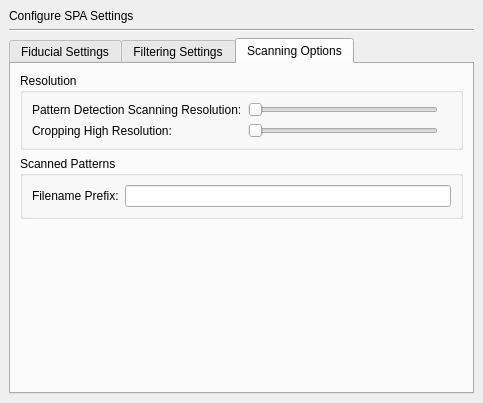
<?xml version="1.0" encoding="UTF-8"?>
<ui version="4.0">
 <class>SettingsDialogSPA</class>
 <widget class="QWidget" name="SettingsDialogSPA">
  <property name="geometry">
   <rect>
    <x>0</x>
    <y>0</y>
    <width>483</width>
    <height>403</height>
   </rect>
  </property>
  <property name="windowTitle">
   <string>Form</string>
  </property>
  <layout class="QVBoxLayout">
   <property name="spacing">
    <number>6</number>
   </property>
   <property name="margin">
    <number>9</number>
   </property>
   <item>
    <widget class="QLabel" name="label">
     <property name="text">
      <string>Configure SPA Settings</string>
     </property>
     <property name="alignment">
      <set>Qt::AlignLeading|Qt::AlignLeft|Qt::AlignVCenter</set>
     </property>
    </widget>
   </item>
   <item>
    <widget class="Line" name="line">
     <property name="orientation">
      <enum>Qt::Horizontal</enum>
     </property>
    </widget>
   </item>
   <item>
    <widget class="QTabWidget" name="filteringTab">
     <property name="currentIndex">
      <number>2</number>
     </property>
     <widget class="QWidget" name="tab_3">
      <attribute name="title">
       <string>Fiducial Settings</string>
      </attribute>
      <layout class="QGridLayout" name="gridLayout_5">
       <item row="0" column="0">
        <layout class="QGridLayout" name="gridLayout_4">
         <item row="0" column="0">
          <widget class="QGroupBox" name="groupBox">
           <property name="title">
            <string>Pattern Details Details</string>
           </property>
           <layout class="QVBoxLayout">
            <property name="spacing">
             <number>6</number>
            </property>
            <property name="margin">
             <number>9</number>
            </property>
            <item>
             <layout class="QGridLayout" name="gridLayout">
              <item row="0" column="0">
               <widget class="QLabel" name="label_2">
                <property name="text">
                 <string>Distance to top Chip Fiducials:</string>
                </property>
               </widget>
              </item>
              <item row="1" column="0">
               <widget class="QLabel" name="label_3">
                <property name="text">
                 <string>Distance to buttom Chip Fiducials</string>
                </property>
               </widget>
              </item>
              <item row="2" column="0">
               <widget class="QLabel" name="label_4">
                <property name="text">
                 <string>Distance to Inner Fiducials</string>
                </property>
               </widget>
              </item>
              <item row="3" column="0">
               <widget class="QLabel" name="label_5">
                <property name="text">
                 <string>Binary zero square size:</string>
                </property>
               </widget>
              </item>
              <item row="4" column="0">
               <widget class="QLabel" name="label_6">
                <property name="text">
                 <string>Binary one square size:</string>
                </property>
               </widget>
              </item>
              <item row="5" column="0">
               <widget class="QLabel" name="label_7">
                <property name="text">
                 <string>Distance between Chip Fiducial Squares:</string>
                </property>
               </widget>
              </item>
              <item row="6" column="0">
               <widget class="QLabel" name="label_9">
                <property name="text">
                 <string>Distance between Inner Fiducial Squares:</string>
                </property>
               </widget>
              </item>
              <item row="0" column="1">
               <widget class="QSpinBox" name="dist2TopChipFids">
                <property name="enabled">
                 <bool>false</bool>
                </property>
                <property name="maximum">
                 <number>200</number>
                </property>
                <property name="value">
                 <number>110</number>
                </property>
               </widget>
              </item>
              <item row="1" column="1">
               <widget class="QSpinBox" name="dist2ButtomChipFids">
                <property name="enabled">
                 <bool>false</bool>
                </property>
                <property name="maximum">
                 <number>200</number>
                </property>
                <property name="value">
                 <number>110</number>
                </property>
               </widget>
              </item>
              <item row="2" column="1">
               <widget class="QSpinBox" name="dist2InnerFids">
                <property name="enabled">
                 <bool>false</bool>
                </property>
                <property name="value">
                 <number>40</number>
                </property>
               </widget>
              </item>
              <item row="3" column="1">
               <widget class="QSpinBox" name="binaryZeroSize">
                <property name="enabled">
                 <bool>false</bool>
                </property>
                <property name="value">
                 <number>21</number>
                </property>
               </widget>
              </item>
              <item row="4" column="1">
               <widget class="QSpinBox" name="binaryOneSize">
                <property name="enabled">
                 <bool>false</bool>
                </property>
                <property name="value">
                 <number>41</number>
                </property>
               </widget>
              </item>
              <item row="5" column="1">
               <widget class="QSpinBox" name="distBetweenChipFids">
                <property name="enabled">
                 <bool>false</bool>
                </property>
                <property name="maximum">
                 <number>200</number>
                </property>
                <property name="value">
                 <number>96</number>
                </property>
               </widget>
              </item>
              <item row="6" column="1">
               <widget class="QSpinBox" name="distBetweenInnerFids">
                <property name="enabled">
                 <bool>false</bool>
                </property>
                <property name="maximum">
                 <number>200</number>
                </property>
                <property name="value">
                 <number>128</number>
                </property>
               </widget>
              </item>
             </layout>
            </item>
           </layout>
          </widget>
         </item>
        </layout>
       </item>
       <item row="1" column="0">
        <spacer name="verticalSpacer_2">
         <property name="orientation">
          <enum>Qt::Vertical</enum>
         </property>
         <property name="sizeHint" stdset="0">
          <size>
           <width>20</width>
           <height>40</height>
          </size>
         </property>
        </spacer>
       </item>
      </layout>
     </widget>
     <widget class="QWidget" name="tab_4">
      <attribute name="title">
       <string>Filtering Settings</string>
      </attribute>
      <layout class="QGridLayout" name="gridLayout_12">
       <item row="1" column="0">
        <layout class="QVBoxLayout" name="verticalLayout_2">
         <item>
          <widget class="QGroupBox" name="groupBox_2">
           <property name="title">
            <string>Analysis Settings</string>
           </property>
           <layout class="QVBoxLayout" name="verticalLayout">
            <item>
             <layout class="QGridLayout" name="gridLayout_14">
              <item row="0" column="0">
               <widget class="QLabel" name="label_37">
                <property name="text">
                 <string>% Tolearance to Line Pattern size:</string>
                </property>
               </widget>
              </item>
              <item row="0" column="1">
               <widget class="QSlider" name="toleranceToLinePatternSize">
                <property name="maximum">
                 <number>100</number>
                </property>
                <property name="orientation">
                 <enum>Qt::Horizontal</enum>
                </property>
               </widget>
              </item>
              <item row="0" column="2">
               <widget class="QLabel" name="label_38">
                <property name="text">
                 <string/>
                </property>
               </widget>
              </item>
              <item row="1" column="0">
               <widget class="QLabel" name="label_33">
                <property name="text">
                 <string>% Tolerance to Fiducial size:</string>
                </property>
               </widget>
              </item>
              <item row="1" column="1">
               <widget class="QSlider" name="toleranceToFiducialSize">
                <property name="maximum">
                 <number>80</number>
                </property>
                <property name="orientation">
                 <enum>Qt::Horizontal</enum>
                </property>
               </widget>
              </item>
              <item row="1" column="2">
               <widget class="QLabel" name="label_35">
                <property name="text">
                 <string/>
                </property>
               </widget>
              </item>
              <item row="2" column="0">
               <widget class="QLabel" name="label_34">
                <property name="text">
                 <string>% Tolerance to square shape:</string>
                </property>
               </widget>
              </item>
              <item row="2" column="1">
               <widget class="QSlider" name="toleranceToFiducialSquares">
                <property name="maximum">
                 <number>50</number>
                </property>
                <property name="orientation">
                 <enum>Qt::Horizontal</enum>
                </property>
               </widget>
              </item>
              <item row="2" column="2">
               <widget class="QLabel" name="label_36">
                <property name="text">
                 <string/>
                </property>
               </widget>
              </item>
              <item row="3" column="0">
               <widget class="QLabel" name="label_11">
                <property name="text">
                 <string>% Tolerance to offset displacement:</string>
                </property>
               </widget>
              </item>
              <item row="3" column="1">
               <widget class="QSlider" name="toleranceToOffset">
                <property name="maximum">
                 <number>50</number>
                </property>
                <property name="orientation">
                 <enum>Qt::Horizontal</enum>
                </property>
               </widget>
              </item>
              <item row="3" column="2">
               <widget class="QLabel" name="label_12">
                <property name="text">
                 <string/>
                </property>
               </widget>
              </item>
             </layout>
            </item>
           </layout>
          </widget>
         </item>
        </layout>
       </item>
       <item row="2" column="0">
        <spacer name="verticalSpacer">
         <property name="orientation">
          <enum>Qt::Vertical</enum>
         </property>
         <property name="sizeHint" stdset="0">
          <size>
           <width>20</width>
           <height>40</height>
          </size>
         </property>
        </spacer>
       </item>
       <item row="0" column="0">
        <widget class="QGroupBox" name="groupBox_3">
         <property name="title">
          <string>Image Adaptive Filtering</string>
         </property>
         <layout class="QVBoxLayout" name="verticalLayout_3">
          <item>
           <layout class="QGridLayout" name="gridLayout_2">
            <item row="0" column="0">
             <widget class="QLabel" name="label_8">
              <property name="text">
               <string>Block size:</string>
              </property>
             </widget>
            </item>
            <item row="0" column="1">
             <widget class="QSpinBox" name="blockSize">
              <property name="minimum">
               <number>3</number>
              </property>
              <property name="maximum">
               <number>51</number>
              </property>
              <property name="singleStep">
               <number>2</number>
              </property>
              <property name="value">
               <number>15</number>
              </property>
             </widget>
            </item>
            <item row="1" column="0">
             <widget class="QLabel" name="label_10">
              <property name="text">
               <string>Gaussian constant:</string>
              </property>
             </widget>
            </item>
            <item row="1" column="1">
             <widget class="QSpinBox" name="gaussConstant">
              <property name="minimum">
               <number>-5</number>
              </property>
              <property name="maximum">
               <number>20</number>
              </property>
              <property name="value">
               <number>5</number>
              </property>
             </widget>
            </item>
           </layout>
          </item>
         </layout>
        </widget>
       </item>
      </layout>
     </widget>
     <widget class="QWidget" name="tab">
      <attribute name="title">
       <string>Scanning Options</string>
      </attribute>
      <layout class="QGridLayout" name="gridLayout_6">
       <item row="0" column="0">
        <layout class="QGridLayout" name="gridLayout_3">
         <item row="0" column="0">
          <widget class="QGroupBox" name="groupBox_4">
           <property name="title">
            <string>Resolution</string>
           </property>
           <layout class="QGridLayout" name="gridLayout_8">
            <item row="0" column="0">
             <layout class="QGridLayout" name="gridLayout_7">
              <item row="0" column="0">
               <widget class="QLabel" name="label_13">
                <property name="text">
                 <string>Pattern Detection Scanning Resolution:</string>
                </property>
               </widget>
              </item>
              <item row="2" column="0">
               <widget class="QLabel" name="label_14">
                <property name="text">
                 <string>Cropping High Resolution:</string>
                </property>
               </widget>
              </item>
              <item row="2" column="2">
               <widget class="QLabel" name="label_17">
                <property name="text">
                 <string/>
                </property>
               </widget>
              </item>
              <item row="0" column="2">
               <widget class="QLabel" name="label_16">
                <property name="text">
                 <string/>
                </property>
               </widget>
              </item>
              <item row="2" column="1">
               <widget class="QSlider" name="highResScan">
                <property name="minimum">
                 <number>1200</number>
                </property>
                <property name="maximum">
                 <number>2400</number>
                </property>
                <property name="singleStep">
                 <number>600</number>
                </property>
                <property name="pageStep">
                 <number>600</number>
                </property>
                <property name="tracking">
                 <bool>true</bool>
                </property>
                <property name="orientation">
                 <enum>Qt::Horizontal</enum>
                </property>
               </widget>
              </item>
              <item row="0" column="1">
               <widget class="QSlider" name="lowResScan">
                <property name="minimum">
                 <number>100</number>
                </property>
                <property name="maximum">
                 <number>600</number>
                </property>
                <property name="singleStep">
                 <number>100</number>
                </property>
                <property name="pageStep">
                 <number>100</number>
                </property>
                <property name="tracking">
                 <bool>true</bool>
                </property>
                <property name="orientation">
                 <enum>Qt::Horizontal</enum>
                </property>
               </widget>
              </item>
             </layout>
            </item>
           </layout>
          </widget>
         </item>
        </layout>
       </item>
       <item row="2" column="0">
        <spacer name="verticalSpacer_3">
         <property name="orientation">
          <enum>Qt::Vertical</enum>
         </property>
         <property name="sizeHint" stdset="0">
          <size>
           <width>20</width>
           <height>40</height>
          </size>
         </property>
        </spacer>
       </item>
       <item row="1" column="0">
        <widget class="QGroupBox" name="groupBox_5">
         <property name="title">
          <string>Scanned Patterns</string>
         </property>
         <layout class="QGridLayout" name="gridLayout_10">
          <item row="0" column="0">
           <layout class="QGridLayout" name="gridLayout_9">
            <item row="0" column="0">
             <widget class="QLabel" name="label_15">
              <property name="text">
               <string>Filename Prefix:</string>
              </property>
             </widget>
            </item>
            <item row="0" column="1">
             <widget class="QLineEdit" name="scanningPrefix"/>
            </item>
           </layout>
          </item>
         </layout>
        </widget>
       </item>
      </layout>
     </widget>
    </widget>
   </item>
  </layout>
 </widget>
 <resources/>
 <connections>
  <connection>
   <sender>toleranceToLinePatternSize</sender>
   <signal>valueChanged(int)</signal>
   <receiver>label_38</receiver>
   <slot>setNum(int)</slot>
   <hints>
    <hint type="sourcelabel">
     <x>437</x>
     <y>185</y>
    </hint>
    <hint type="destinationlabel">
     <x>448</x>
     <y>185</y>
    </hint>
   </hints>
  </connection>
  <connection>
   <sender>toleranceToFiducialSize</sender>
   <signal>valueChanged(int)</signal>
   <receiver>label_35</receiver>
   <slot>setNum(int)</slot>
   <hints>
    <hint type="sourcelabel">
     <x>437</x>
     <y>231</y>
    </hint>
    <hint type="destinationlabel">
     <x>448</x>
     <y>231</y>
    </hint>
   </hints>
  </connection>
  <connection>
   <sender>toleranceToFiducialSquares</sender>
   <signal>valueChanged(int)</signal>
   <receiver>label_36</receiver>
   <slot>setNum(int)</slot>
   <hints>
    <hint type="sourcelabel">
     <x>437</x>
     <y>258</y>
    </hint>
    <hint type="destinationlabel">
     <x>448</x>
     <y>258</y>
    </hint>
   </hints>
  </connection>
  <connection>
   <sender>toleranceToOffset</sender>
   <signal>valueChanged(int)</signal>
   <receiver>label_12</receiver>
   <slot>setNum(int)</slot>
   <hints>
    <hint type="sourcelabel">
     <x>437</x>
     <y>285</y>
    </hint>
    <hint type="destinationlabel">
     <x>448</x>
     <y>285</y>
    </hint>
   </hints>
  </connection>
  <connection>
   <sender>highResScan</sender>
   <signal>valueChanged(int)</signal>
   <receiver>label_17</receiver>
   <slot>setNum(int)</slot>
   <hints>
    <hint type="sourcelabel">
     <x>347</x>
     <y>130</y>
    </hint>
    <hint type="destinationlabel">
     <x>448</x>
     <y>130</y>
    </hint>
   </hints>
  </connection>
  <connection>
   <sender>lowResScan</sender>
   <signal>valueChanged(int)</signal>
   <receiver>label_16</receiver>
   <slot>setNum(int)</slot>
   <hints>
    <hint type="sourcelabel">
     <x>326</x>
     <y>108</y>
    </hint>
    <hint type="destinationlabel">
     <x>448</x>
     <y>105</y>
    </hint>
   </hints>
  </connection>
 </connections>
</ui>
